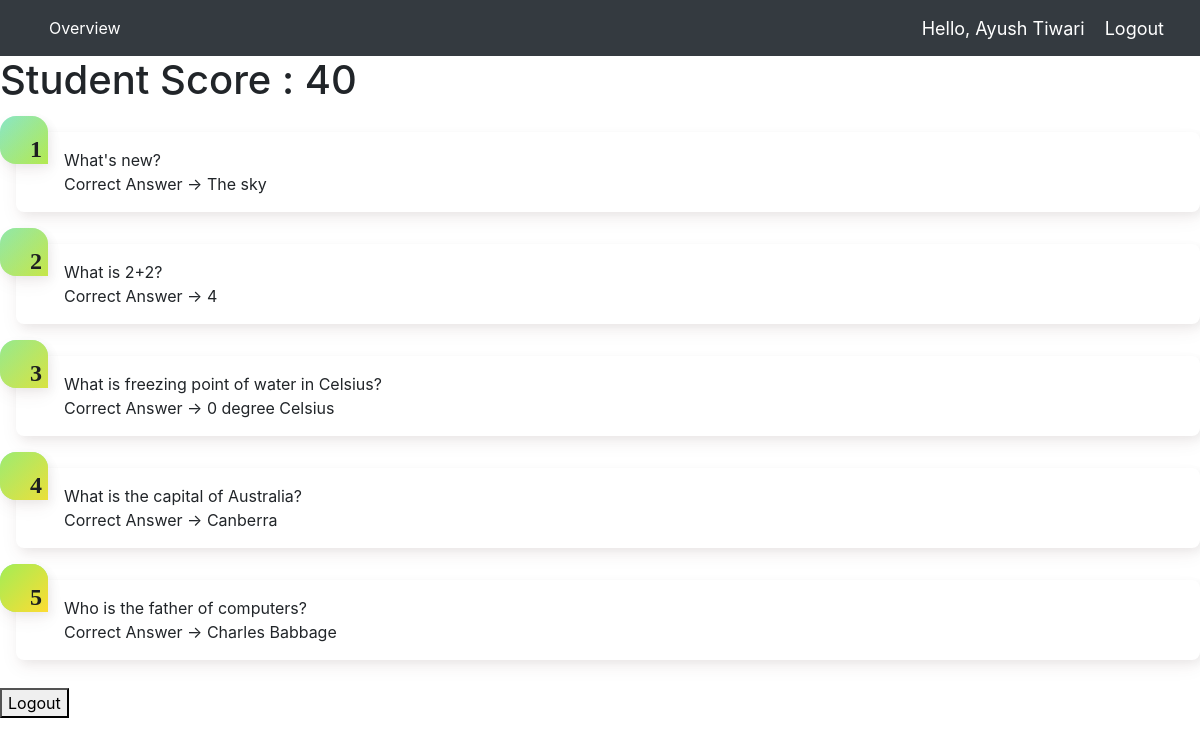
Before: /quiz/submit/1/ with the older database file.
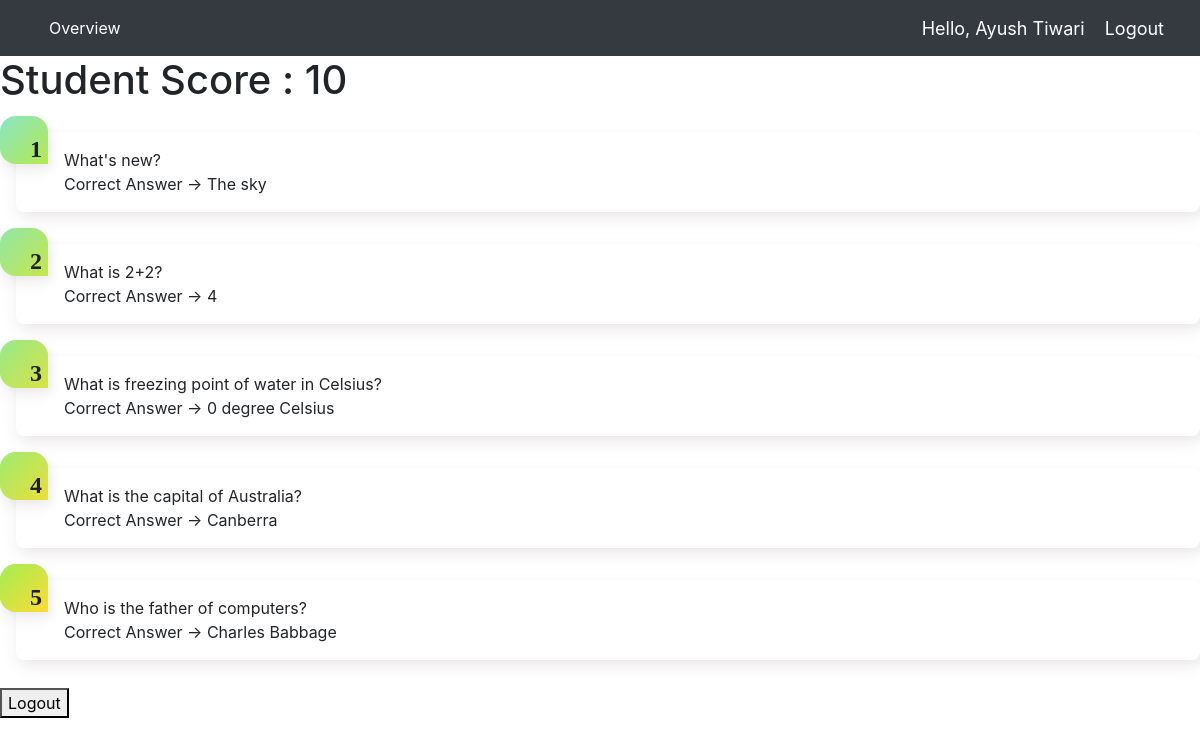
After: the same page with the newer database file.
### quiz/models.py (models this page shows, shortened)
class Student(models.Model):
    student_name = models.CharField(max_length=200)
    stu_username=models.CharField(max_length=40, default='')
    stu_password=models.CharField(max_length=40, default='')
    student_score= models.IntegerField(default=0) # keeps tally of student score in Quiz session

class Question(models.Model):
    question_text = models.CharField(max_length=200)
    right_choice = models.IntegerField(default = 1) #indicates correct choice for each Ques. object
    q_attempted= models.IntegerField(default=0) # to check if the question is attempted yet in the Quiz or not
    def display_answer(self):
        corr_choice= self.choice_set.get(choice_seq=self.right_choice)
        answer= corr_choice.choice_text
        return (answer)

class Choice(models.Model):
    question = models.ForeignKey(Question, on_delete=models.CASCADE)
    choice_text = models.CharField(max_length=200)
    choice_seq = models.IntegerField(default=1) # Willl Store at which position i.e. (1-4) will the option be displayed and correspond to for the question

### quiz/views.py (the view)
# urls.py: path('submit/<int:student_id>/', views.submit, name='submit'),
def submit(request, student_id):
    student=get_object_or_404(Student,pk=student_id)
    question_list = Question.objects.all()
    context = {'question_list': question_list, 'student' : student}
    return render(request, 'quiz/submit.html', context)

### quiz/templates/quiz/submit.html (shortened to what this page needs)
{% extends 'quiz/dependencies.html' %}
{% load static %}
{% block content %}
<h1>Student Score : {{student.student_score}} </h1>
{% if question_list %}
    <ol class="gradient-list">
    {% for question in question_list %}
        <li>{{ question.question_text }} <br>
        Correct Answer -> {{question.display_answer}}
        </li>
    {% endfor %}
    </ol>
{% else %}
    <p>No Questions are available for this quiz. Please try next Quiz.</p>
{% endif %}
<a href="{% url 'quiz:index' %}">
    <button>Logout</button>
</a>
{% endblock %}

### quiz/templates/quiz/dependencies.html (shortened to what this page needs)
{% load static %}
<link rel="stylesheet" type="text/css" href="{% static 'quiz/style.css' %}">
<html>
    <head>
        <link rel="stylesheet" href="https://stackpath.bootstrapcdn.com/bootstrap/4.5.0/css/bootstrap.min.css">
    </head>
    <body>
        {% include 'quiz/navbar.html' %}
        {% block content %}
        {% endblock %}
        <br>
    </body>
</html>

### quiz/templates/quiz/navbar.html (shortened to what this page needs)
{% load static %}
<link rel="stylesheet" type="text/css" href="{% static 'quiz/style.css' %}">
<nav class="navbar navbar-expand-lg navbar-dark bg-dark">
  <div class="collapse navbar-collapse" id="navbarNav">
    <ul class="navbar-nav">
        <li class="nav-item active">
            <a class="nav-link" href="{% url 'quiz:questions' student_id=student.id %}">Overview</a>
          </li>
    </ul>
  </div>
  <span class="greet">Hello, {{student.student_name}}</span>
  <span ><a  class="greet" href="{% url 'quiz:index' %}">Logout</a></span>
</nav>

### quiz/static/quiz/style.css (style rules this page uses)
.active { padding-left: 25px; color: #fff; }
ol.gradient-list > li, ol.gradient-list > li::before { box-shadow: 0.25rem 0.25rem 0.6rem rgba(0, 0, 0, 0.05), 0 0.5rem 1.125rem rgba(75, 0, 0, 0.05); }
*, *:before, *:after { box-sizing: border-box; }
ol.gradient-list { counter-reset: gradient-counter; list-style: none; margin: 1.75rem 0; padding-left: 1rem; }
ol.gradient-list > li { background: white; border-radius: 0 0.5rem 0.5rem 0.5rem; counter-increment: gradient-counter; margin-top: 1rem; min-height: 3rem; padding: 1rem 1rem 1rem 3rem; position: relative; }
ol.gradient-list > li::before, ol.gradient-list > li::after { background: linear-gradient(135deg, #83e4e2 0%, #a2ed56 100%); border-radius: 1rem 1rem 0 1rem; content: ''; height: 3rem; left: -1rem; overflow: hidden; position: absolute; top: -1rem; width: 3rem; }
ol.gradient-list > li::before { align-items: flex-end; content: counter(gradient-counter); color: #1d1f20; display: flex; font: 900 1.5em/1 'Montserrat'; justify-content: flex-end; padding: 0.125em 0.25em; z-index: 1; }
ol.gradient-list > li:nth-child(10n+1):before { background: linear-gradient(135deg, rgba(162, 237, 86, 0.2) 0%, rgba(253, 220, 50, 0.2) 100%); }
ol.gradient-list > li:nth-child(10n+2):before { background: linear-gradient(135deg, rgba(162, 237, 86, 0.4) 0%, rgba(253, 220, 50, 0.4) 100%); }
ol.gradient-list > li:nth-child(10n+3):before { background: linear-gradient(135deg, rgba(162, 237, 86, 0.6) 0%, rgba(253, 220, 50, 0.6) 100%); }
ol.gradient-list > li:nth-child(10n+4):before { background: linear-gradient(135deg, rgba(162, 237, 86, 0.8) 0%, rgba(253, 220, 50, 0.8) 100%); }
ol.gradient-list > li:nth-child(10n+5):before { background: linear-gradient(135deg, #a2ed56 0%, #fddc32 100%); }
ol.gradient-list > li + li { margin-top: 2rem; }

### quiz/templates/quiz/navbar.html (style rules this page uses)
.greet { font-size: 18px; color: #fff; margin-right: 20px; }

Changed rows visible on the page:
changed Student "Ayush Tiwari": student_score "40" → "10"
